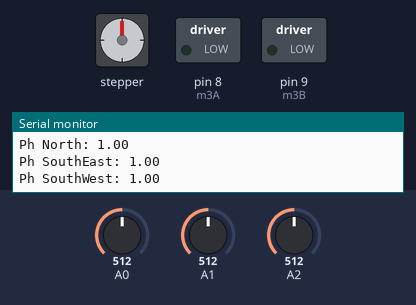
A sketch run on a simulated Arduino Uno, built with avr-gcc and run on an emulated ATmega328P. Parts: stepper motor, switched loads named in the sketch (green lamp = pin HIGH), the last lines printed to the serial monitor. Wiring (inferred from the names in the program): stepper motor (2048 steps per turn assumed): coils pin 4, pin 5, pin 6, pin 7. Dashed ring = blinking. The test bench sets the inputs (shaded band); at power-on: A0 = 512, A1 = 512, A2 = 512. Pins used as bus, display or sensor lines are not drawn.

Above: at 1.2 s.
1.3 s: A0 set to 553
3.0 s: A0 set to 575
At 4.3 s:
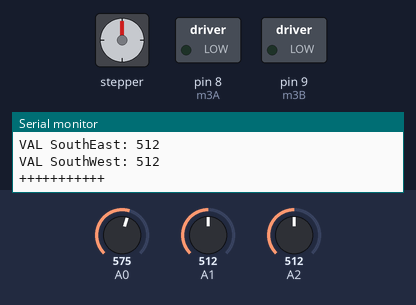
6.0 s: A1 set to 525
9.0 s: A1 set to 548
At 10.4 s:
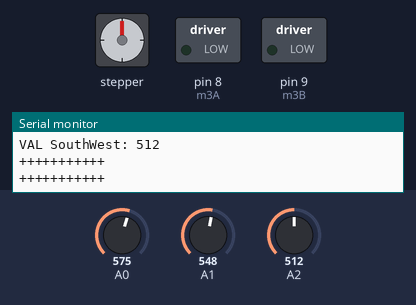
10.7 s: A2 set to 608
12.2 s: A2 set to 625
At 12.9 s:
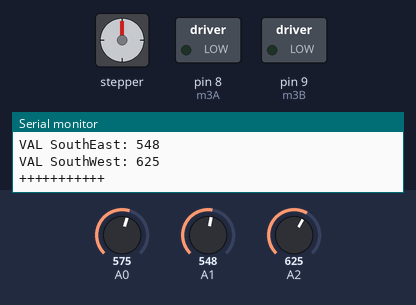
Timing chart, 0 to 16.2 s (numbered marks = the images above; inputs shaded):
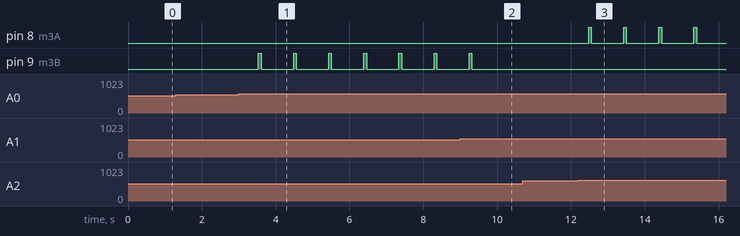

Measured:
- the behaviour switches between 563 and 564 on A0 (found by bisection; images 0 and 1)
- the behaviour switches between 533 and 534 on A1 (found by bisection; images 1 and 2)
- the behaviour switches between 617 and 618 on A2 (found by bisection; images 2 and 3)
- after the input at 3.0 s, pin 9 (m3B): alternates HIGH for 0.08 s and LOW for 0.88 s, starting after 0.53 s
- after the input at 9.0 s, pin 9 (m3B): goes on until 9.3 s, then stays LOW
- after the input at 12.2 s, pin 8 (m3A): alternates HIGH for 0.08 s and LOW for 0.88 s, starting after 0.28 s

The sketch:

CRCSolarTracker.ino
```cpp
/*
 Name:		CRCSolarTracker.ino
 Created:	3/23/2017 8:02:43 PM
 Authors:	Alex, Yoosuf
*/

#include "photoResistor.h"
using namespace std;
/*
	PHOTORESISTOR POSITIONS
			0 (NORTH)
----------------------------------
1(SOUTH/EAST)	|	2 (SOUTH/WEST)
*/

/********
VARIABLES
*********/
#define m1A 4
#define m1B 5
#define m2A 6
#define m2B 7
#define m3A 8
#define m3B 9
const int delaySec = 75;
const int delaySecLong = 500;

/******
OBJECTS
*******/
PhotoResistorClass photoResistor; // instantiate the photoResistor class

/********************
FUNCTION DECLARATIONS
********************/
// the setup function runs once when you press reset or power the board
void setup() {
	Serial.begin(9600);	// begin serial communication

	/* CHANGE PHOTORESISTOR PIN NUMBERS HERE */
	photoResistor.init(A0, A1, A2); // initialize the photoresistors with analong pin numbers

	/*CHANGE MOTOR PINS HERE*/
	pinMode(m1A, OUTPUT);
	pinMode(m1B, OUTPUT);
	pinMode(m2A, OUTPUT);
	pinMode(m2B, OUTPUT);
	pinMode(m3A, OUTPUT);
	pinMode(m3B, OUTPUT);
}

// the loop function runs over and over again until power down or reset
void loop() {
	photoResistor.readNewAnalogValues(); // update the value of the photoresistors upon every iteration
	photoResistor.updateAvgValue(); // update the average value of the photoresistors upon every iteration

	Serial.println("+++++++++++");
	Serial.print("Ph North: ");
	Serial.println(photoResistor.north);
	Serial.print("Ph SouthEast: ");
	Serial.println(photoResistor.southEast);
	Serial.print("Ph SouthWest: ");
	Serial.println(photoResistor.southEast);

	Serial.print("VAL North: ");
	Serial.println(photoResistor.val_north);
	Serial.print("VAL SouthEast: ");
	Serial.println(photoResistor.val_southEast);
	Serial.print("VAL SouthWest: ");
	Serial.println(photoResistor.val_southWest);
	Serial.println("+++++++++++");

	if (photoResistor.north >= 1.10) {
		// Position MOTOR
		digitalWrite(m1A, HIGH);
		delay(delaySec);
		digitalWrite(m1A, LOW);
		delay(delaySec);
		digitalWrite(m2B, HIGH);
		delay(delaySec);
		digitalWrite(m2B, LOW);
		delay(delaySec);
		digitalWrite(m3B, HIGH);
		delay(delaySec);
		digitalWrite(m3B, LOW);
		delay(delaySecLong);
	}
	else if (photoResistor.north < 0.90) {
		digitalWrite(m1B, HIGH);
		delay(delaySec);
		digitalWrite(m1B, LOW);
		delay(delaySec);
		digitalWrite(m2A, HIGH);
		delay(delaySec);
		digitalWrite(m2A, LOW);
		delay(delaySec);
		digitalWrite(m3A, HIGH);
		delay(delaySec);
		digitalWrite(m3A, LOW);
		delay(delaySecLong);
	}

	if (photoResistor.southEast >= 1.10) {
		digitalWrite(m2A, HIGH);
		delay(delaySec);
		digitalWrite(m2A, LOW);
		delay(delaySec);
		digitalWrite(m1B, HIGH);
		delay(delaySec);
		digitalWrite(m1B, LOW);
		delay(delaySec);
		digitalWrite(m3B, HIGH);
		delay(delaySec);
		digitalWrite(m3B, LOW);
		delay(delaySecLong);
	}
	else if (photoResistor.southEast < 0.90) {
		digitalWrite(m2B, HIGH);
		delay(delaySec);
		digitalWrite(m2B, LOW);
		delay(delaySec);
		digitalWrite(m1A, HIGH);
		delay(delaySec);
		digitalWrite(m1A, LOW);
		delay(delaySec);
		digitalWrite(m3A, HIGH);
		delay(delaySec);
		digitalWrite(m3A, LOW);
		delay(delaySecLong);
	}

	if (photoResistor.southWest >= 1.10) {
		digitalWrite(m3A, HIGH);
		delay(delaySec);
		digitalWrite(m3A, LOW);
		delay(delaySec);
		digitalWrite(m1B, HIGH);
		delay(delaySec);
		digitalWrite(m1B, LOW);
		delay(delaySec);
		digitalWrite(m2B, HIGH);
		delay(delaySec);
		digitalWrite(m2B, LOW);
		delay(delaySecLong);
	}
	else if (photoResistor.southWest < 0.90) {
		digitalWrite(m3B, HIGH);
		delay(delaySec);
		digitalWrite(m3B, LOW);
		delay(delaySec);
		digitalWrite(m1A, HIGH);
		delay(delaySec);
		digitalWrite(m1A, LOW);
		delay(delaySec);
		digitalWrite(m2A, HIGH);
		delay(delaySec);
		digitalWrite(m2A, LOW);
		delay(delaySecLong);
	}
	//delay(300);
	// This will move stepper incrementally.
}
```

photoResistor.cpp
```cpp
//
//
//

#include "photoResistor.h"

void PhotoResistorClass::init(int pinA, int pinB, int pinC)
{
	phResisPin0 = pinA;
	phResisPin1 = pinB;
	phResisPin2 = pinC;

	pinMode(phResisPin0, INPUT); // initialize pin 0 as an output for the photoresistor
	pinMode(phResisPin1, INPUT); // initialize pin 1 as an output for the photoresistor
	pinMode(phResisPin2, INPUT); // initialize pin 2 as an output for the photoresistor
}

void PhotoResistorClass::readNewAnalogValues() {
	// read the state of the pushbutton value:
	phResisState[0] = analogRead(phResisPin0);
	phResisState[1] = analogRead(phResisPin1);
	phResisState[2] = analogRead(phResisPin2);
}

void PhotoResistorClass::updateAvgValue() {
	val_north = phResisState[0]; // assign nort value
	val_southEast = phResisState[1]; // assign southEast value
	val_southWest = phResisState[2]; // assign southEast value

	north = val_north / ((val_southEast + val_southWest) / 2.0);
	southEast = val_southEast / ((val_north + val_southWest) / 2.0);
	southWest = val_southWest / ((val_southEast + val_north) / 2.0);
}

PhotoResistorClass PhotoResistor;
```

photoResistor.h
```cpp
// photoResistor.h

#ifndef _PHOTORESISTOR_h
#define _PHOTORESISTOR_h

#if defined(ARDUINO) && ARDUINO >= 100
	#include "arduino.h"
#else
	#include "WProgram.h"
#endif

class PhotoResistorClass
{
 protected:
	 int phResisPin0;
	 int phResisPin1;
	 int phResisPin2;
	 const int phResisSize = 3;
 public:
	 int phResisState[3];
	 int val_north;	// value of the top photoresistors (0-1023)
	 int val_southEast; // value of the south east photoresistor (0-1023)
	 int val_southWest; // value of the left photoresistors (0-1023)

	 double north;	// value of the top photoresistors (0-1023)
	 double southEast; // value of the south east photoresistor (0-1023)
	 double southWest; // value of the left photoresistors (0-1023)

	void init(int, int, int);
	void readNewAnalogValues();
	void updateAvgValue();
};

extern PhotoResistorClass PhotoResistor;

#endif
```
